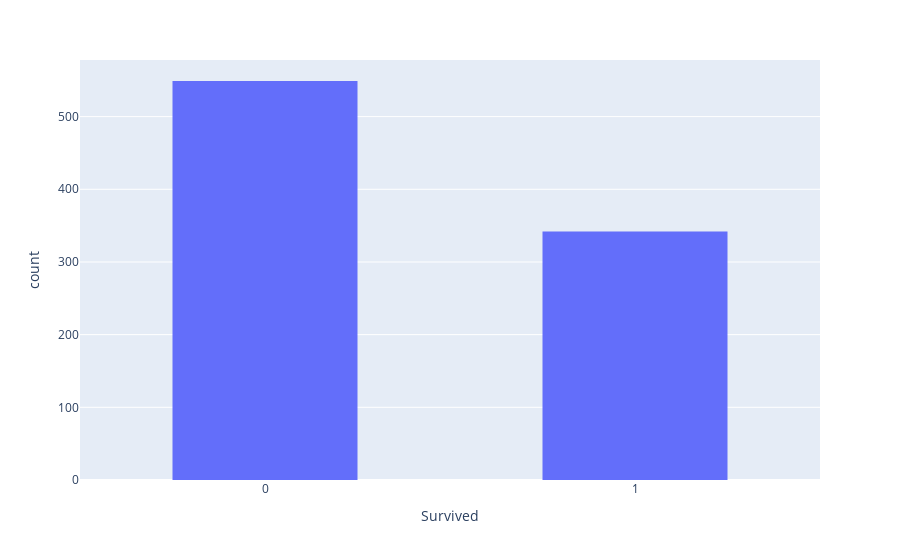

Here is the notebook cell this chart was saved with:
### Markdown cell above
### Survivors

### Code cell
fig = px.histogram(df, x='Survived')
fig.update_layout(bargap=0.5)
fig.update_xaxes(type='category')

### Figure 1 — Plotly figure (JSON) as saved in the notebook; plotly's stock layout.template omitted (floating-point values rounded to 4 significant figures; data arrays with more than 128 entries replaced by an {"elided": "..."} marker saying what was removed)
{"data": [{"alignmentgroup": "True", "bingroup": "x", "hovertemplate": "Survived=%{x}<br>count=%{y}<extra></extra>", "legendgroup": "", "marker": {"color": "#636efa", "pattern": {"shape": ""}}, "name": "", "offsetgroup": "", "orientation": "v", "showlegend": false, "type": "histogram", "x": {"elided": "891 int values"}, "xaxis": "x", "yaxis": "y"}], "layout": {"autosize": true, "bargap": 0.5, "barmode": "relative", "legend": {"tracegroupgap": 0}, "margin": {"t": 60}, "xaxis": {"anchor": "y", "autorange": true, "domain": [0, 1], "range": [-0.5, 1.5], "title": {"text": "Survived"}, "type": "category"}, "yaxis": {"anchor": "x", "autorange": true, "domain": [0, 1], "range": [0, 577.9], "title": {"text": "count"}}}}
